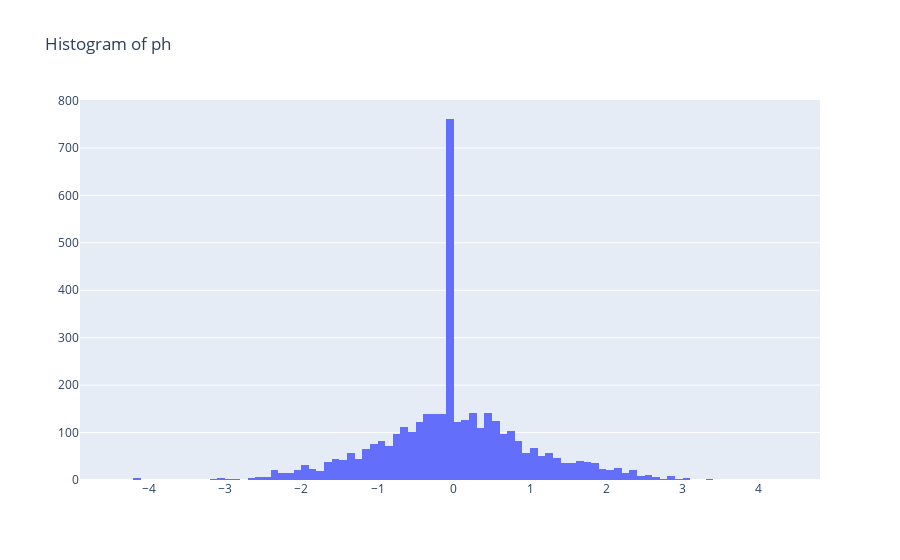
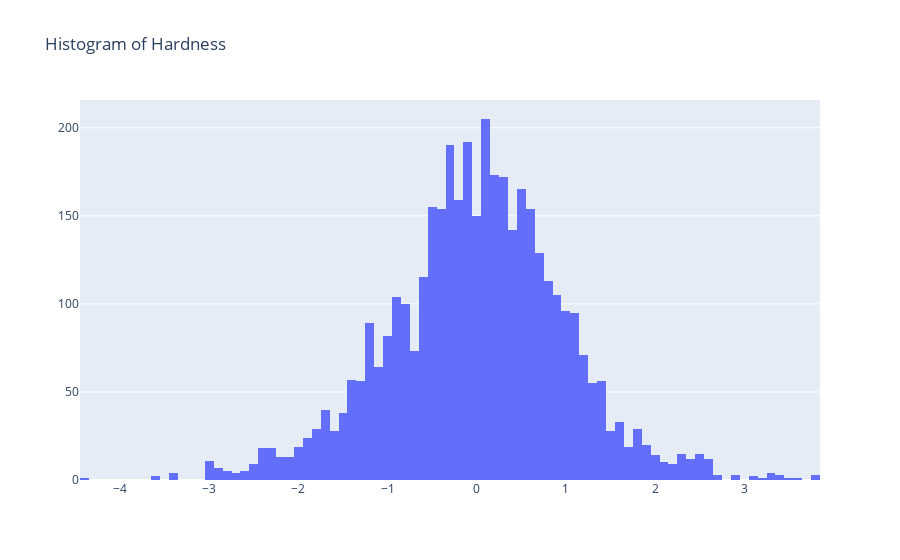
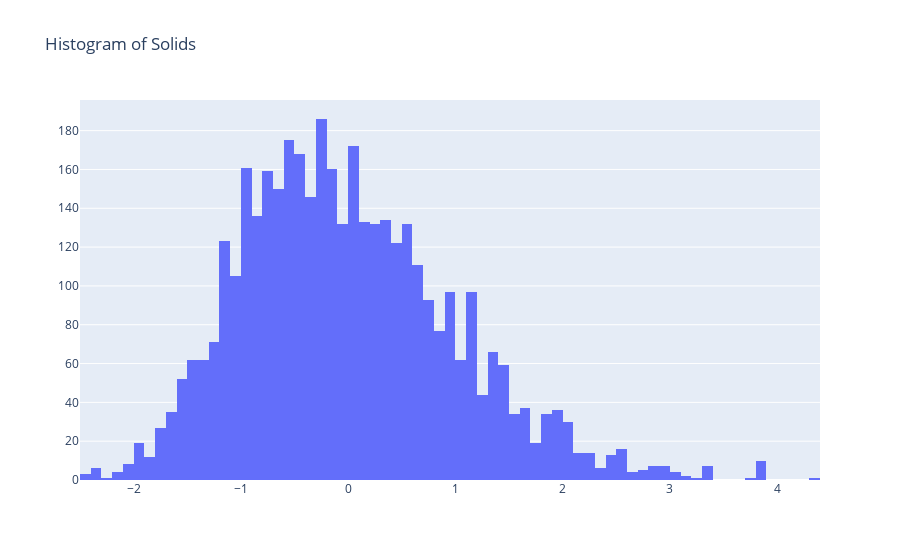
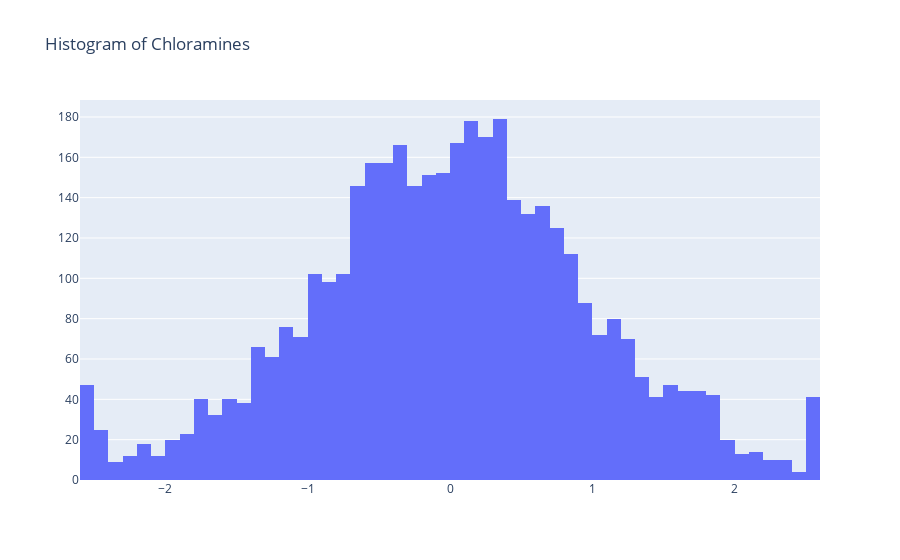

The code cell stored with these charts, in order, in its notebook:
### Code cell
hist_columns = upsampled_scaled.columns

# Iterate through each column and create a separate figure for each histogram
for column in hist_columns:
    # Create a histogram for the current column
    histogram = go.Histogram(x=upsampled_scaled[column], name=column)

    # Create layout for the plot
    layout = go.Layout(title=f'Histogram of {column}')

    # Create the figure
    fig = go.Figure(data=[histogram], layout=layout)

    # Show the plot
    fig.show()

### Figure 1 — Plotly figure (JSON) as saved in the notebook; plotly's stock layout.template omitted (floating-point values rounded to 4 significant figures; data arrays with more than 128 entries replaced by an {"elided": "..."} marker saying what was removed)
{"data": [{"name": "ph", "type": "histogram", "x": {"elided": "3996 float values"}}], "layout": {"title": {"text": "Histogram of ph"}}}

### Figure 2 — Plotly figure (JSON) as saved in the notebook; plotly's stock layout.template omitted (floating-point values rounded to 4 significant figures; data arrays with more than 128 entries replaced by an {"elided": "..."} marker saying what was removed)
{"data": [{"name": "Hardness", "type": "histogram", "x": {"elided": "3996 float values"}}], "layout": {"title": {"text": "Histogram of Hardness"}}}

### Figure 3 — Plotly figure (JSON) as saved in the notebook; plotly's stock layout.template omitted (floating-point values rounded to 4 significant figures; data arrays with more than 128 entries replaced by an {"elided": "..."} marker saying what was removed)
{"data": [{"name": "Solids", "type": "histogram", "x": {"elided": "3996 float values"}}], "layout": {"title": {"text": "Histogram of Solids"}}}

### Figure 4 — Plotly figure (JSON) as saved in the notebook; plotly's stock layout.template omitted (floating-point values rounded to 4 significant figures; data arrays with more than 128 entries replaced by an {"elided": "..."} marker saying what was removed)
{"data": [{"name": "Chloramines", "type": "histogram", "x": {"elided": "3996 float values"}}], "layout": {"title": {"text": "Histogram of Chloramines"}}}
